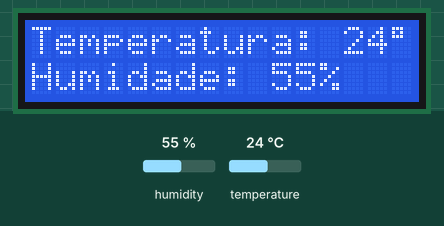
This sketch was run on a simulated Arduino Uno, built with avr-gcc and run on an emulated ATmega328P. On the bench: 16×2 character LCD. The inputs (shaded band) are chosen by the test bench; at power-on: humidity 55 %, temperature 24 °C. What the sketch prints to the serial monitor is not drawn.

Above: at 1.2 s.
1.3 s: humidity set to 22 %
At 2.5 s:
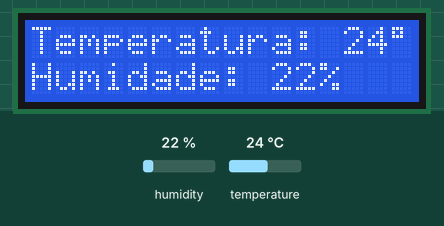
4.0 s: temperature set to 12 °C
At 5.1 s:
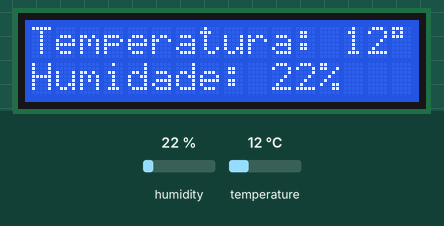
6.7 s: humidity set to 40 %
At 9.3 s:
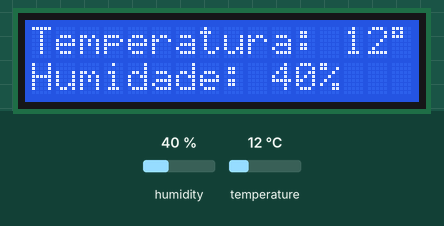
9.7 s: temperature set to 19 °C
At 10.7 s:
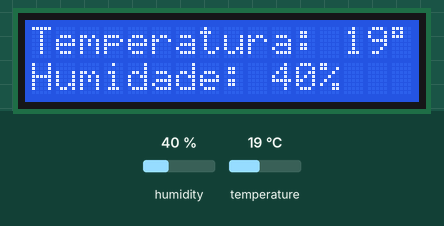
Timing chart, 0 to 12.7 s (numbered marks = the images above; inputs shaded):
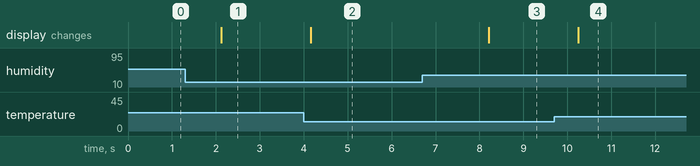

Measured:
- after the input at 1.3 s, the display: changes after 0.82 s (image 1)
- after the input at 4.0 s, the display: changes after 0.15 s (image 2)
- after the input at 6.7 s, the display: changes after 1.5 s (image 3)
- after the input at 9.7 s, the display: changes after 0.55 s (image 4)

The sketch:

arduino-weather-station.ino
```cpp
#include <LiquidCrystal.h>
#include <DHT.h>

LiquidCrystal lcd(12, 11, 5, 4, 3, 2);
DHT dht(8, DHT11);

void setup() {
  Serial.begin(9600);
  lcd.begin(16, 2);
  dht.begin();
}

void loop() {
  float t = dht.readTemperature();
  float h = dht.readHumidity();
  lcd.clear();
  if (isnan(t) || isnan(h)) {
    lcd.print("Erro no sensor");
  } else {
    lcd.print("Temperatura: "); lcd.print(t, 0); lcd.print((char)223); lcd.print("C");
    lcd.setCursor(0, 1);
    lcd.print("Humidade: "); lcd.print(h, 0); lcd.print("%");
    Serial.print(t); Serial.print(","); Serial.println(h);
  }
  delay(2000);
}
```
